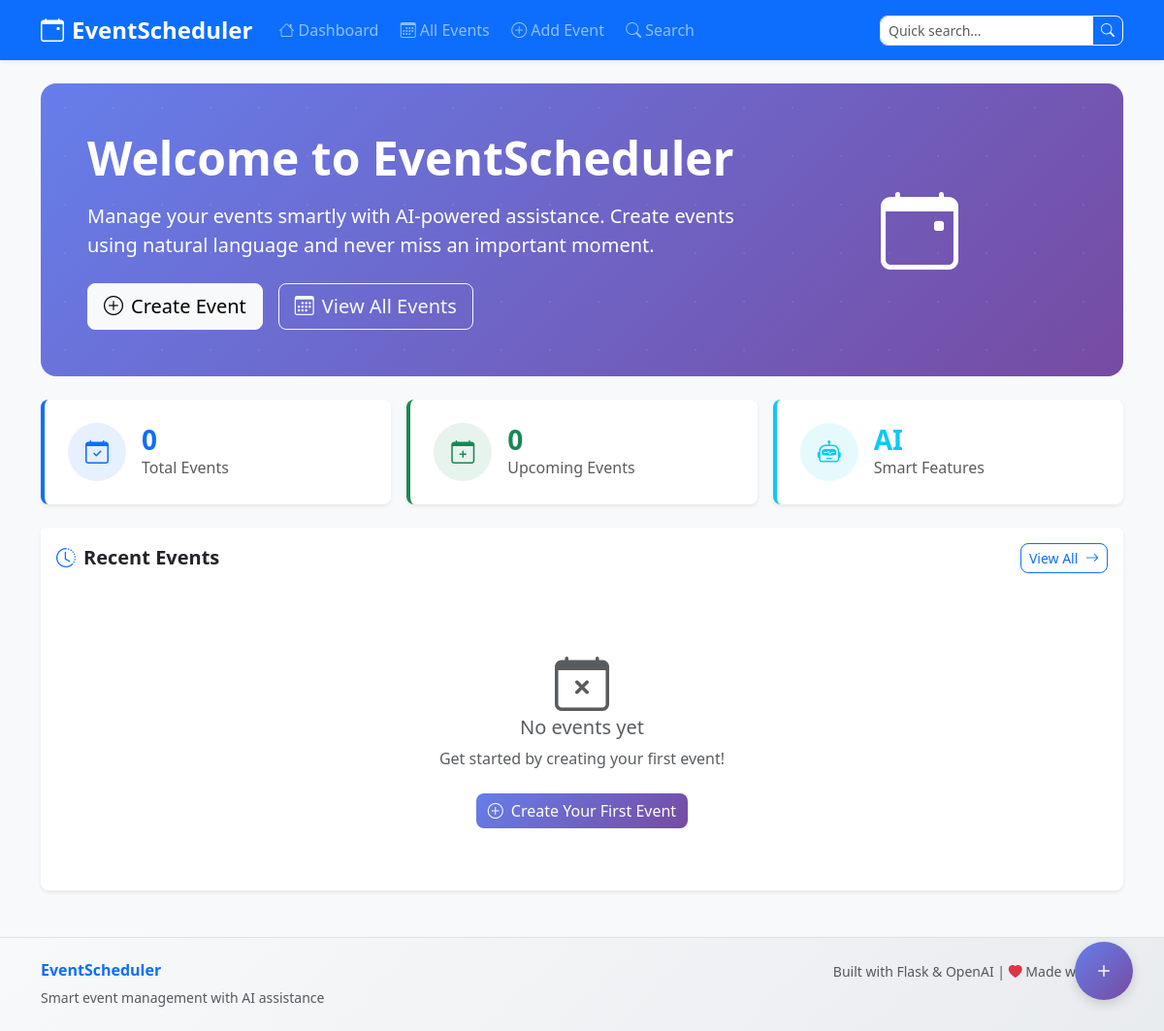
Before: / with the older database file.
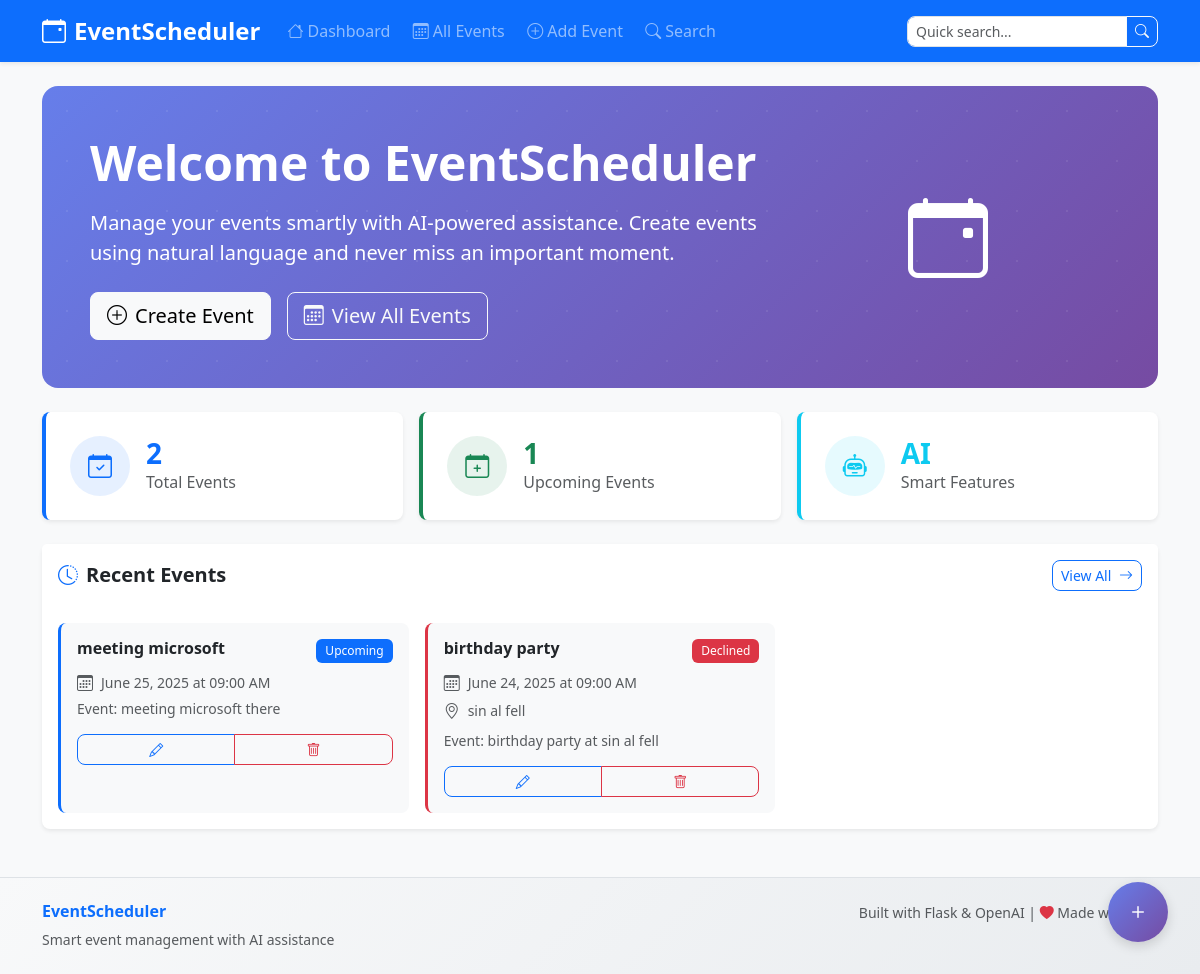
After: the same page with the newer database file.
### tables this page shows
CREATE TABLE events (
            id INTEGER PRIMARY KEY AUTOINCREMENT,
            title TEXT NOT NULL,
            description TEXT,
            date TEXT NOT NULL,
            location TEXT,
            status TEXT DEFAULT 'upcoming',
            created_at TEXT DEFAULT CURRENT_TIMESTAMP,
            updated_at TEXT DEFAULT CURRENT_TIMESTAMP
        );

### app.py (the view)
@app.route('/')
def index():
    conn = get_db_connection()
    recent_events = conn.execute('''
        SELECT * FROM events
        ORDER BY date DESC
        LIMIT 5
    ''').fetchall()
    total_events = conn.execute('SELECT COUNT(*) as count FROM events').fetchone()['count']
    upcoming_events = conn.execute('''
        SELECT COUNT(*) as count FROM events
        WHERE date >= datetime('now')
    ''').fetchone()['count']
    conn.close()
    return render_template('index.html',
                         recent_events=recent_events,
                         total_events=total_events,
                         upcoming_events=upcoming_events)

### app.py (called while the page is built)
def get_db_connection():
    os.makedirs('data', exist_ok=True)
    conn = sqlite3.connect(DATABASE)
    conn.row_factory = sqlite3.Row
    return conn

def format_date(date_str):
    try:
        dt = datetime.fromisoformat(date_str.replace('Z', '+00:00'))
        return dt.strftime('%B %d, %Y at %I:%M %p')
    except:
        return date_str

### templates/index.html (shortened to what the changed rows need)
{% extends "base.html" %}
{% block content %}
<div class="row">
    <div class="col-12 mb-4">
        <div class="hero-section bg-gradient-primary text-white rounded-4 p-5">
            <div class="row align-items-center">
                <div class="col-md-8">
                    <h1 class="display-5 fw-bold mb-3">Welcome to EventScheduler</h1>
                </div>
            </div>
        </div>
    </div>
    <div class="col-12 mb-4">
        <div class="row g-3">
            <div class="col-md-4">
                <div class="stats-card bg-white rounded-3 p-4 shadow-sm border-start border-primary border-4">
                    <div class="d-flex align-items-center">
                        <div>
                            <h3 class="mb-0 fw-bold text-primary">{{ total_events }}</h3>
                            <p class="text-muted mb-0">Total Events</p>
                        </div>
                    </div>
                </div>
            </div>
            <div class="col-md-4">
                <div class="stats-card bg-white rounded-3 p-4 shadow-sm border-start border-success border-4">
                    <div class="d-flex align-items-center">
                        <div>
                            <h3 class="mb-0 fw-bold text-success">{{ upcoming_events }}</h3>
                            <p class="text-muted mb-0">Upcoming Events</p>
                        </div>
                    </div>
                </div>
            </div>
        </div>
    </div>
    <div class="col-12">
        <div class="card shadow-sm">
            <div class="card-body">
                {% if recent_events %}
                    <div class="row g-3">
                        {% for event in recent_events %}
                        <div class="col-md-6 col-lg-4">
                            <div class="event-card bg-light rounded-3 p-3 h-100 border-start border-3
                                        {% if event.status == 'upcoming' %}border-primary{% endif %}
                                        {% if event.status == 'declined' %}border-danger{% endif %}">
                                <div class="d-flex justify-content-between align-items-start mb-2">
                                    <h6 class="fw-bold mb-0 text-truncate me-2">{{ event.title }}</h6>
                                    <span class="badge
                                        {% if event.status == 'upcoming' %}bg-primary{% endif %}
                                        {% if event.status == 'declined' %}bg-danger{% endif %}">
                                        {{ event.status|title }}
                                    </span>
                                </div>
                                <div class="event-details">
                                    <div class="d-flex align-items-center mb-1 text-muted">
                                        <i class="bi bi-calendar3 me-2"></i>
                                        <small>{{ event.date|format_date }}</small>
                                    </div>
                                    {% if event.location %}
                                    <div class="d-flex align-items-center mb-2 text-muted">
                                        <i class="bi bi-geo-alt me-2"></i>
                                        <small class="text-truncate">{{ event.location }}</small>
                                    </div>
                                    {% endif %}
                                    {% if event.description %}
                                    <p class="small text-muted mb-2 event-description">
                                        {{ event.description[:80] }}{% if event.description|length > 80 %}...{% endif %}
                                    </p>
                                    {% endif %}
                                </div>
                                <div class="event-actions mt-3">
                                    <div class="btn-group btn-group-sm w-100" role="group">
                                        <a href="{{ url_for('events.edit_event', event_id=event.id) }}"
                                           class="btn btn-outline-primary">
                                            <i class="bi bi-pencil"></i>
                                        </a>
                                        <button type="button" class="btn btn-outline-danger"
                                                data-event-id="{{ event.id }}"
                                                data-event-title="{{ event.title|e }}"
                                                onclick="deleteEventSafe(this)">
                                            <i class="bi bi-trash"></i>
                                        </button>
                                    </div>
                                </div>
                            </div>
                        </div>
                        {% endfor %}
                    </div>
                {% else %}
                    <div class="text-center py-5">
                        <i class="bi bi-calendar-x display-4 text-muted mb-3"></i>
                        <h5 class="text-muted">No events yet</h5>
                        <p class="text-muted mb-4">Get started by creating your first event!</p>
                        <a href="{{ url_for('events.add_event') }}" class="btn btn-primary">
                            <i class="bi bi-plus-circle me-2"></i>Create Your First Event
                        </a>
                    </div>
                {% endif %}
            </div>
        </div>
    </div>
</div>
{% endblock %}

Changed rows visible on the page:
added events: title "meeting microsoft", status "Upcoming", date "June 25, 2025 at 09:00 AM", description "Event: meeting microsoft there"
added events: title "birthday party", status "Declined", date "June 24, 2025 at 09:00 AM", location "sin al fell", description "Event: birthday party at sin al fell"
Other visible differences:
{{ total_events }}: "0" → "2"
{{ upcoming_events }}: "0" → "1"
text no longer shown: "No events yet Get started by creating your first event! Create Your First Event"
